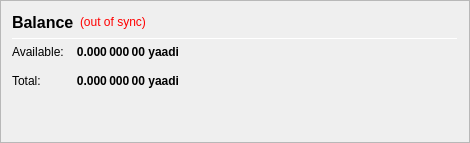
                   <widget class="QFrame" name="frame_CombinedBalances">
                    <property name="minimumSize">
                     <size>
                      <width>470</width>
                      <height>0</height>
                     </size>
                    </property>
                    <property name="frameShape">
                     <enum>QFrame::StyledPanel</enum>
                    </property>
                    <property name="frameShadow">
                     <enum>QFrame::Raised</enum>
                    </property>
                    <layout class="QVBoxLayout" name="verticalLayout_5">
                     <item>
                      <layout class="QHBoxLayout" name="horizontalLayout_5" stretch="0,0,0">
                       <item>
                        <widget class="QLabel" name="label_5z">
                         <property name="minimumSize">
                          <size>
                           <width>0</width>
                           <height>20</height>
                          </size>
                         </property>
                         <property name="font">
                          <font>
                           <pointsize>12</pointsize>
                           <weight>75</weight>
                           <bold>true</bold>
                          </font>
                         </property>
                         <property name="toolTip">
                          <string>Balance (including unconfirmed and immature coins)</string> <!--Combined-->
                         </property>
                         <property name="text">
                          <string>Balance</string> <!--Combined-->
                         </property>
                        </widget>
                       </item>
                       <item>
                        <widget class="QLabel" name="labelWalletStatus">
                         <property name="cursor">
                          <cursorShape>WhatsThisCursor</cursorShape>
                         </property>
                         <property name="toolTip">
                          <string>The displayed information may be out of date. Your wallet automatically synchronizes with the yaadi network after a connection is established, but this process has not completed yet.</string>
                         </property>
                         <property name="styleSheet">
                          <string notr="true">QLabel { color: red; }</string>
                         </property>
                         <property name="text">
                          <string notr="true">(out of sync)</string>
                         </property>
                         <property name="alignment">
                          <set>Qt::AlignLeading|Qt::AlignLeft|Qt::AlignVCenter</set>
                         </property>
                        </widget>
                       </item>
                       <item>
                        <spacer name="horizontalSpacer_1">
                         <property name="orientation">
                          <enum>Qt::Horizontal</enum>
                         </property>
                         <property name="sizeHint" stdset="0">
                          <size>
                           <width>40</width>
                           <height>20</height>
                          </size>
                         </property>
                        </spacer>
                       </item>
                      </layout>
                     </item>
                     <item>
                      <widget class="Line" name="line_CombinedBalance">
                       <property name="minimumSize">
                        <size>
                         <width>0</width>
                         <height>1</height>
                        </size>
                       </property>
                       <property name="maximumSize">
                        <size>
                         <width>16777215</width>
                         <height>1</height>
                        </size>
                       </property>
                       <property name="orientation">
                        <enum>Qt::Horizontal</enum>
                       </property>
                      </widget>
                     </item>
                     <item>
                      <layout class="QGridLayout" name="gridLayout_3">
                       <property name="spacing">
                        <number>12</number>
                       </property>
                       <item row="1" column="0">
                        <widget class="QLabel" name="labelBalanceTextz">
                         <property name="text">
                          <string>Available:</string>
                         </property>
                        </widget>
                       </item>
                       <item row="1" column="1">
                        <widget class="QLabel" name="labelBalancez">
                         <property name="font">
                          <font>
                           <weight>75</weight>
                           <bold>true</bold>
                          </font>
                         </property>
                         <property name="cursor">
                          <cursorShape>IBeamCursor</cursorShape>
                         </property>
                         <property name="toolTip">
                          <string>Your current spendable balance</string>
                         </property>
                         <property name="text">
                          <string notr="true">0.000 000 00 yaadi</string>
                         </property>
                         <property name="alignment">
                          <set>Qt::AlignRight|Qt::AlignTrailing|Qt::AlignVCenter</set>
                         </property>
                         <property name="textInteractionFlags">
                          <set>Qt::LinksAccessibleByMouse|Qt::TextSelectableByKeyboard|Qt::TextSelectableByMouse</set>
                         </property>
                        </widget>
                       </item>
                       <item row="2" column="0">
                        <widget class="QLabel" name="labelTotalTextz">
                         <property name="text">
                          <string>Total:</string>
                         </property>
                        </widget>
                       </item>
                       <item row="2" column="1">
                        <widget class="QLabel" name="labelTotalz">
                         <property name="font">
                          <font>
                           <weight>75</weight>
                           <bold>true</bold>
                          </font>
                         </property>
                         <property name="cursor">
                          <cursorShape>IBeamCursor</cursorShape>
                         </property>
                         <property name="toolTip">
                          <string>Total Balance, including all unavailable coins.</string>
                         </property>
                         <property name="text">
                          <string notr="true">0.000 000 00 yaadi</string>
                         </property>
                         <property name="alignment">
                          <set>Qt::AlignRight|Qt::AlignTrailing|Qt::AlignVCenter</set>
                         </property>
                         <property name="textInteractionFlags">
                          <set>Qt::LinksAccessibleByMouse|Qt::TextSelectableByKeyboard|Qt::TextSelectableByMouse</set>
                         </property>
                        </widget>
                       </item>
                       <item row="2" column="3">
                        <spacer name="horizontalSpacer_2">
                         <property name="orientation">
                          <enum>Qt::Horizontal</enum>
                         </property>
                         <property name="sizeHint" stdset="0">
                          <size>
                           <width>40</width>
                           <height>20</height>
                          </size>
                         </property>
                        </spacer>
                       </item>
                      </layout>
                     </item>
                     <item>
                      <spacer name="verticalSpacer_1">
                       <property name="orientation">
                        <enum>Qt::Vertical</enum>
                       </property>
                       <property name="sizeHint" stdset="0">
                        <size>
                         <width>20</width>
                         <height>40</height>
                        </size>
                       </property>
                      </spacer>
                     </item>
                    </layout>
                   </widget>
